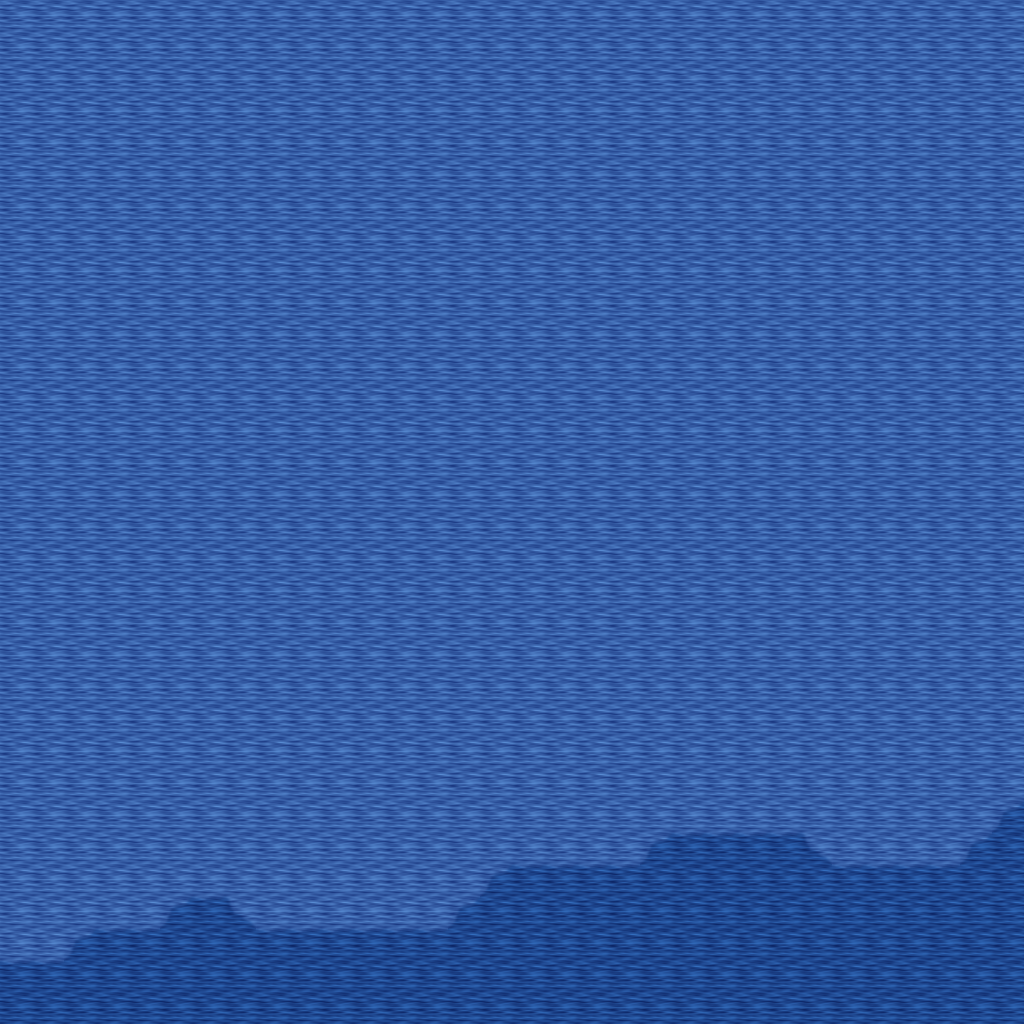

Rendered tile map (Tiled .tmx) drawn with the repository's tilesets; below, a short description and the map source with its tile grids summarised:
An orthogonal 32x32 tile map with 32x32 px tiles, 5 tile layers (Ground, Objects, Objects2, Above, ...), 1 hidden layer not drawn, 7 tilesets.

<map version="1.10" tiledversion="1.11.0" orientation="orthogonal" renderorder="right-down" width="32" height="32" tilewidth="32" tileheight="32" infinite="0" nextlayerid="11" nextobjectid="1">
 <tileset firstgid="1" name="ground_ground" tilewidth="32" tileheight="32" tilecount="33" columns="3">
  <image source="../drawable/ground_ground.png" width="96" height="352" />
 </tileset>
 <tileset firstgid="34" name="ground_grass_edges" tilewidth="32" tileheight="32" tilecount="36" columns="12">
  <image source="../drawable/ground_grass_edges.png" width="384" height="96" />
 </tileset>
 <tileset firstgid="70" name="ground_water_pool" tilewidth="32" tileheight="32" tilecount="72" columns="3">
  <image source="../drawable/ground_water_pool.png" width="96" height="768" />
 </tileset>
 <tileset firstgid="142" name="ground_grass_corners" tilewidth="32" tileheight="32" tilecount="24" columns="6">
  <image source="../drawable/ground_grass_corners.png" width="192" height="128" />
 </tileset>
 <tileset firstgid="166" name="plant_flower_daisy_white" tilewidth="32" tileheight="32" tilecount="8" columns="2">
  <image source="../drawable/plant_flower_daisy_white.png" width="64" height="128" />
 </tileset>
 <tileset firstgid="174" name="logic_collision" tilewidth="32" tileheight="32" tilecount="1" columns="1">
  <image source="../drawable/logic_collision.png" width="32" height="32" />
 </tileset>
 <tileset firstgid="175" name="ground_water_pool_deep" tilewidth="32" tileheight="32" tilecount="72" columns="3">
  <image source="../drawable/ground_water_pool_deep.png" width="96" height="768" />
 </tileset>
 <layer id="1" name="Ground" width="32" height="32">
  <data>[1024 cells, 1024 non-empty, 5 distinct tile ids]</data>
 </layer>
 <layer id="2" name="Objects" width="32" height="32">
  <data>[1024 cells, 0 non-empty, 0 distinct tile ids]</data>
 </layer>
 <layer id="3" name="Objects2" width="32" height="32">
  <data>[1024 cells, 0 non-empty, 0 distinct tile ids]</data>
 </layer>
 <layer id="4" name="Above" width="32" height="32">
  <data>[1024 cells, 0 non-empty, 0 distinct tile ids]</data>
 </layer>
 <layer id="5" name="Above2" width="32" height="32">
  <data>[1024 cells, 0 non-empty, 0 distinct tile ids]</data>
 </layer>
 <layer id="6" name="Walkable" width="32" height="32" visible="0">
  <data>[1024 cells, 1024 non-empty, 1 distinct tile ids]</data>
 </layer>
 <objectgroup id="7" name="Mapevents" />
 <objectgroup id="8" name="Spawn" />
 <objectgroup id="9" name="Keys" />
 <objectgroup id="10" name="Replace" />
</map>
